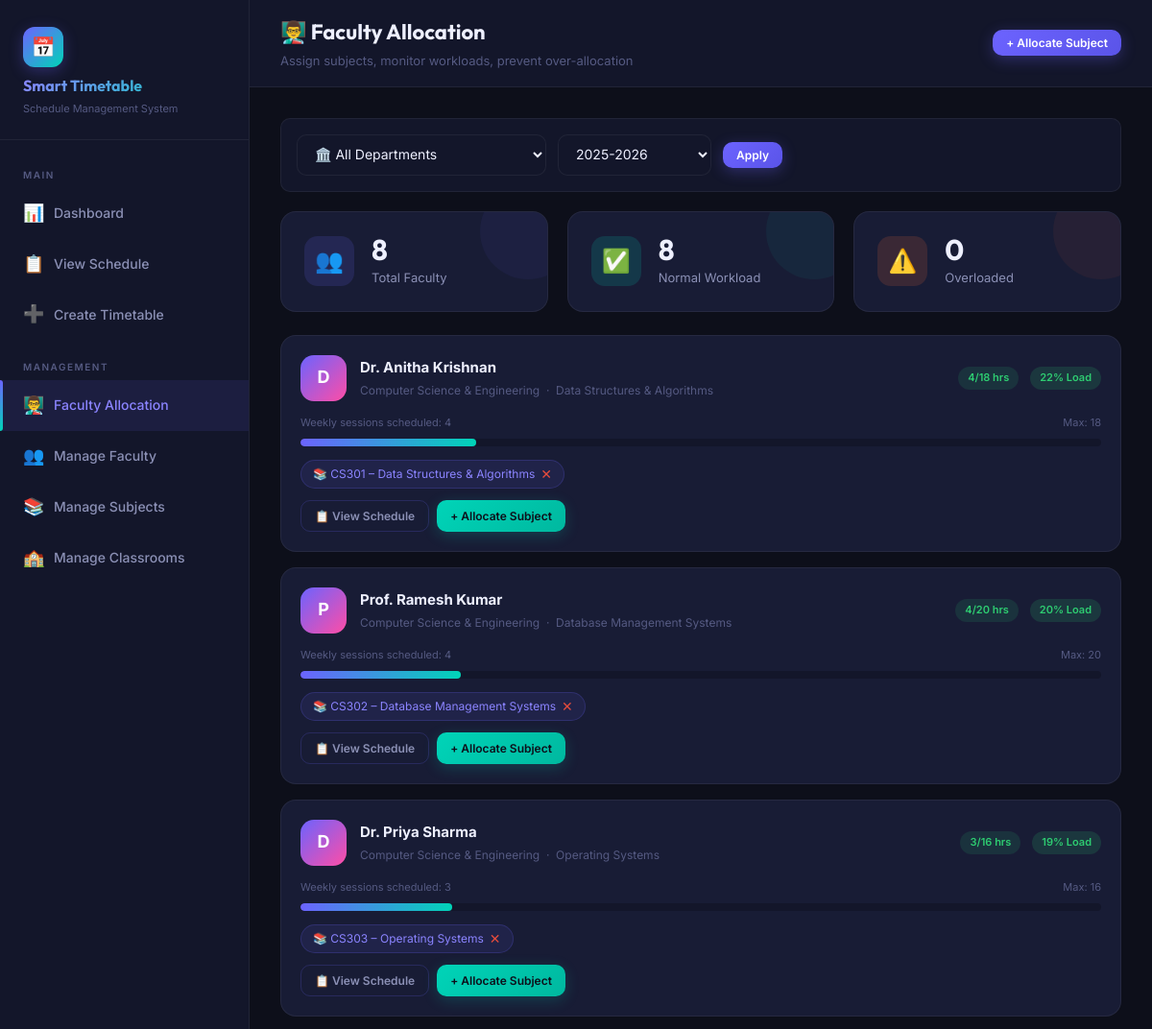
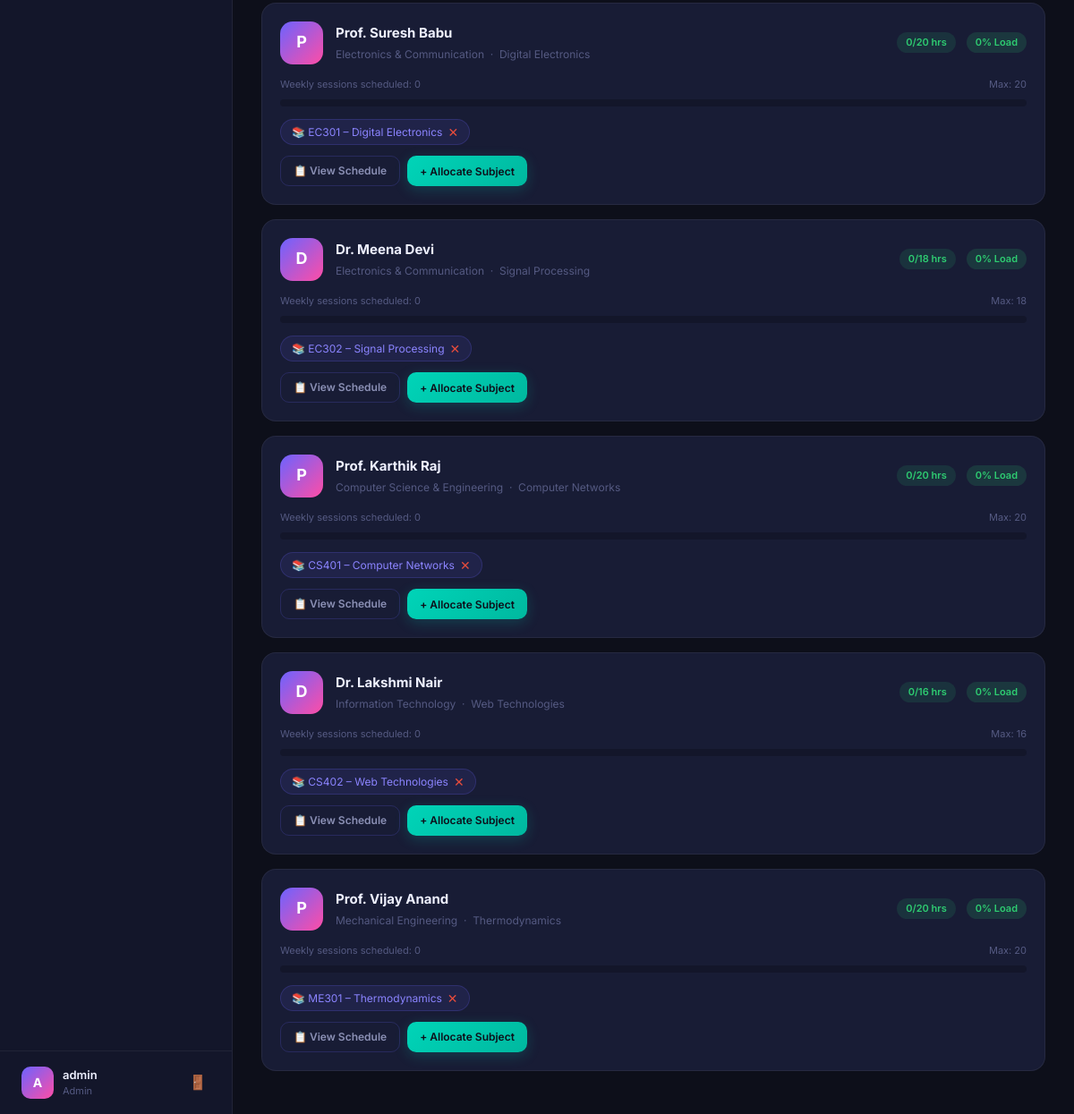
The app's page /faculty_allocation.php (signed in) with its own data (2 pictures, top to bottom).
### tables this page shows
CREATE TABLE IF NOT EXISTS faculty (
    id INT AUTO_INCREMENT PRIMARY KEY,
    name VARCHAR(100) NOT NULL,
    email VARCHAR(100) UNIQUE NOT NULL,
    phone VARCHAR(20),
    department_id INT,
    specialization VARCHAR(150),
    max_hours_per_week INT DEFAULT 20,
    created_at TIMESTAMP DEFAULT CURRENT_TIMESTAMP,
    FOREIGN KEY (department_id) REFERENCES departments(id) ON DELETE SET NULL
);

CREATE TABLE IF NOT EXISTS departments (
    id INT AUTO_INCREMENT PRIMARY KEY,
    name VARCHAR(100) NOT NULL,
    code VARCHAR(20) NOT NULL UNIQUE,
    created_at TIMESTAMP DEFAULT CURRENT_TIMESTAMP
);

CREATE TABLE IF NOT EXISTS allocations (
    id INT AUTO_INCREMENT PRIMARY KEY,
    faculty_id INT NOT NULL,
    subject_id INT NOT NULL,
    semester INT,
    academic_year VARCHAR(20),
    created_at TIMESTAMP DEFAULT CURRENT_TIMESTAMP,
    UNIQUE KEY unique_alloc (faculty_id, subject_id, academic_year),
    FOREIGN KEY (faculty_id) REFERENCES faculty(id) ON DELETE CASCADE,
    FOREIGN KEY (subject_id) REFERENCES subjects(id) ON DELETE CASCADE
);

CREATE TABLE IF NOT EXISTS subjects (
    id INT AUTO_INCREMENT PRIMARY KEY,
    name VARCHAR(150) NOT NULL,
    code VARCHAR(30) NOT NULL UNIQUE,
    department_id INT,
    semester INT,
    credits INT DEFAULT 3,
    hours_per_week INT DEFAULT 3,
    created_at TIMESTAMP DEFAULT CURRENT_TIMESTAMP,
    FOREIGN KEY (department_id) REFERENCES departments(id) ON DELETE SET NULL
);

### db.php (called while the page is built, shortened)
<?php
function sanitize($conn, $val) {
    return $conn->real_escape_string(htmlspecialchars(strip_tags(trim($val))));
}
?>

### faculty_allocation.php (the view, shortened to what this page needs)
<?php
require_once 'db.php';
$filter_dept = isset($_GET['dept']) ? (int)$_GET['dept'] : 0;
$filter_year = sanitize($conn, $_GET['year'] ?? '2025-2026');
$where = $filter_dept ? "WHERE f.department_id = $filter_dept" : "";
$faculty_list = $conn->query("
    SELECT f.*, d.name as dept_name, d.code as dept_code,
           COUNT(t.id) as sessions_scheduled,
           f.max_hours_per_week,
           GROUP_CONCAT(DISTINCT s.name ORDER BY s.name SEPARATOR ', ') as subjects_assigned
    FROM faculty f
    LEFT JOIN departments d ON d.id = f.department_id
    LEFT JOIN timetables t ON t.faculty_id = f.id AND t.academic_year = '$filter_year'
    LEFT JOIN allocations a ON a.faculty_id = f.id AND a.academic_year = '$filter_year'
    LEFT JOIN subjects s ON s.id = a.subject_id
    $where
    GROUP BY f.id
    ORDER BY sessions_scheduled DESC
")->fetch_all(MYSQLI_ASSOC);
?>
<!DOCTYPE html>
<html lang="en">
<head>
  <link rel="stylesheet" href="css/style.css">
</head>
<body>
<div class="app-layout">
  <?php include 'includes/sidebar.php'; ?>
  <div class="main-content">
    <div class="topbar">
      <div>
        <div class="topbar-title">👨‍🏫 Faculty Allocation</div>
        <div class="topbar-subtitle">Assign subjects, monitor workloads, prevent over-allocation</div>
      </div>
      <div class="topbar-actions">
        <button onclick="openModal('allocModal')" class="btn btn-primary btn-sm">+ Allocate Subject</button>
      </div>
    </div>
    <div class="page-content">
      <div class="filter-bar">
        <select id="filter-faculty-dept" class="form-control" style="max-width:260px">
          <option value="">🏛️ All Departments</option>
        </select>
        <select id="filter-alloc-year" class="form-control" style="max-width:160px">
          <?php foreach(['2025-2026','2024-2025','2026-2027'] as $y): ?>
          <option value="<?=$y?>" <?= $filter_year===$y?'selected':'' ?>><?=$y?></option>
          <?php endforeach; ?>
        </select>
        <button onclick="applyFacultyFilter()" class="btn btn-primary btn-sm">Apply</button>
      </div>
      <div class="stats-grid" style="grid-template-columns:repeat(auto-fit,minmax(180px,1fr));margin-bottom:24px">
        <?php
          $total_f = count($faculty_list);
          $overloaded = 0; $normal = 0;
          foreach ($faculty_list as $f) {
            $pct = ($f['max_hours_per_week'] > 0) ? ($f['sessions_scheduled'] / $f['max_hours_per_week']) * 100 : 0;
            if ($pct > 85) $overloaded++;
            else $normal++;
          }
        ?>
        <div class="stat-card purple fade-in">
          <div class="stat-icon purple">👥</div>
          <div class="stat-info">
            <div class="stat-value"><?= $total_f ?></div>
            <div class="stat-label">Total Faculty</div>
          </div>
        </div>
        <div class="stat-card teal fade-in fade-in-2">
          <div class="stat-icon teal">✅</div>
          <div class="stat-info">
            <div class="stat-value"><?= $normal ?></div>
            <div class="stat-label">Normal Workload</div>
          </div>
        </div>
        <div class="stat-card orange fade-in fade-in-3">
          <div class="stat-icon orange">⚠️</div>
          <div class="stat-info">
            <div class="stat-value"><?= $overloaded ?></div>
            <div class="stat-label">Overloaded</div>
          </div>
        </div>
      </div>
      <?php if (empty($faculty_list)): ?>
      <div class="card">
        <div class="empty-state">
          <div class="empty-icon">👥</div>
          <h3>No faculty found</h3>
          <p>Add faculty from <a href="manage_faculty.php" style="color:var(--accent)">Manage Faculty</a></p>
        </div>
      </div>
      <?php else: ?>
      <?php foreach ($faculty_list as $f):
        $sessions = (int)$f['sessions_scheduled'];
        $max = (int)$f['max_hours_per_week'];
        $pct = $max > 0 ? min(round(($sessions / $max) * 100), 100) : 0;
        $loadClass = $pct > 85 ? 'load-danger' : ($pct > 60 ? 'load-warn' : 'load-ok');
        $barClass  = $pct > 85 ? 'danger' : ($pct > 60 ? 'warning' : '');
        $initial   = strtoupper(substr($f['name'], 0, 1));
        $allocs = $conn->query("
          SELECT a.id, s.name as sub_name, s.code
          FROM allocations a JOIN subjects s ON s.id=a.subject_id
          WHERE a.faculty_id={$f['id']} AND a.academic_year='$filter_year'
        ")->fetch_all(MYSQLI_ASSOC);
      ?>
      <div class="faculty-card fade-in">
        <div class="faculty-header">
          <div class="faculty-avatar"><?= $initial ?></div>
          <div class="faculty-meta">
            <div class="faculty-name"><?= htmlspecialchars($f['name']) ?></div>
            <div class="faculty-dept">
              <?= htmlspecialchars($f['dept_name'] ?? 'N/A') ?>
              <?php if ($f['specialization']): ?>
                &nbsp;·&nbsp; <?= htmlspecialchars($f['specialization']) ?>
              <?php endif; ?>
            </div>
          </div>
          <div class="faculty-stats">
            <span class="load-chip <?= $loadClass ?>"><?= $sessions ?>/<?= $max ?> hrs</span>
            <span class="badge <?= $pct > 85 ? 'badge-red' : ($pct > 60 ? 'badge-yellow' : 'badge-green') ?>">
              <?= $pct ?>% Load
            </span>
          </div>
        </div>
        <div class="workload-bar-wrap">
          <div class="workload-label">
            <span>Weekly sessions scheduled: <?= $sessions ?></span>
            <span>Max: <?= $max ?></span>
          </div>
          <div class="progress-bar">
            <div class="progress-fill <?= $barClass ?>" data-width="<?= $pct ?>" style="width:0"></div>
          </div>
        </div>
        <div class="subjects-list" style="margin-top:14px">
          <?php if (empty($allocs)): ?>
          <span style="font-size:12px;color:var(--text-muted)">No subjects allocated yet.</span>
          <?php else: ?>
          <?php foreach ($allocs as $a): ?>
          <span class="subject-chip">
            📚 <?= htmlspecialchars($a['code']) ?> – <?= htmlspecialchars($a['sub_name']) ?>
            <a href="faculty_allocation.php?deallocate=<?=$a['id']?>&dept=<?=$filter_dept?>&year=<?=urlencode($filter_year)?>"
               onclick="return confirm('Remove this allocation?')" title="Remove">✕</a>
          </span>
          <?php endforeach; ?>
          <?php endif; ?>
        </div>
        <div style="margin-top:12px;display:flex;gap:8px">
          <a href="view_schedule.php?faculty=<?=$f['id']?>&year=<?=urlencode($filter_year)?>"
             class="btn btn-outline btn-sm">📋 View Schedule</a>
          <button onclick="prefillAlloc(<?=$f['id']?>, '<?= htmlspecialchars($f['name']) ?>')"
                  class="btn btn-teal btn-sm">+ Allocate Subject</button>
        </div>
      </div>
      <?php endforeach; ?>
      <?php endif; ?>
    </div>
  </div>
</div>
</body>
</html>

### faculty_allocation.php (style rules this page uses)
.faculty-card { background:var(--bg-card);border:1px solid var(--border-light); border-radius:var(--radius);padding:20px;margin-bottom:16px; transition:var(--transition); }
.faculty-header { display:flex;align-items:center;gap:14px;margin-bottom:14px; }
.faculty-avatar { width:48px;height:48px;border-radius:14px; background:linear-gradient(135deg,var(--accent),var(--pink)); display:flex;align-items:center;justify-content:center; font-weight:700;font-size:18px;color:white;flex-shrink:0; }
.faculty-meta { flex:1; }
.faculty-name { font-size:15px;font-weight:700;color:var(--text-primary); }
.faculty-dept { font-size:12px;color:var(--text-muted);margin-top:2px; }
.faculty-stats { display:flex;gap:12px;flex-wrap:wrap; }
.load-chip { font-size:11px;font-weight:600;padding:3px 10px;border-radius:20px; }
.load-ok { background:rgba(46,204,113,0.12);color:var(--green); }
.subjects-list { display:flex;gap:8px;flex-wrap:wrap;margin-top:10px; }
.subject-chip { display:inline-flex;align-items:center;gap:6px; padding:4px 12px;border-radius:20px;font-size:12px; background:rgba(108,99,255,0.1);border:1px solid rgba(108,99,255,0.2);color:var(--accent-light); }
.subject-chip a { color:var(--red);font-size:14px;line-height:1;text-decoration:none; }

### records on screen
faculty: name "D", name "Dr. Anitha Krishnan", department.name "Computer Science & Engineering", specialization "Data Structures & Algorithms", sessions "4", max_hours_per_week "18", pct "22"
allocations: subject.code "CS301", subject.name "Data Structures & Algorithms"
faculty: name "P", name "Prof. Ramesh Kumar", department.name "Computer Science & Engineering", specialization "Database Management Systems", sessions "4", max_hours_per_week "20"
allocations: subject.code "CS302", subject.name "Database Management Systems"
faculty: name "D", name "Dr. Priya Sharma", department.name "Computer Science & Engineering", specialization "Operating Systems", sessions "3", max_hours_per_week "16", pct "19"
allocations: subject.code "CS303", subject.name "Operating Systems"
faculty: name "P", name "Prof. Suresh Babu", department.name "Electronics & Communication", specialization "Digital Electronics", sessions "0", max_hours_per_week "20", pct "0"
allocations: subject.code "EC301", subject.name "Digital Electronics"
faculty: name "D", name "Dr. Meena Devi", department.name "Electronics & Communication", specialization "Signal Processing", sessions "0", max_hours_per_week "18", pct "0"
allocations: subject.code "EC302", subject.name "Signal Processing"
faculty: name "P", name "Prof. Karthik Raj", department.name "Computer Science & Engineering", specialization "Computer Networks", sessions "0", max_hours_per_week "20", pct "0"
allocations: subject.code "CS401", subject.name "Computer Networks"
faculty: name "D", name "Dr. Lakshmi Nair", department.name "Information Technology", specialization "Web Technologies", sessions "0", max_hours_per_week "16", pct "0"
allocations: subject.code "CS402", subject.name "Web Technologies"
faculty: name "P", name "Prof. Vijay Anand", department.name "Mechanical Engineering", specialization "Thermodynamics", sessions "0", max_hours_per_week "20", pct "0"
allocations: subject.code "ME301", subject.name "Thermodynamics"

### other values on screen
substr($_SESSION['username'] ?? 'A', 0, 1) "A"
$_SESSION['username'] "admin"
$_SESSION['role'] "Admin"
$total_f "8"
$normal "8"
$overloaded "0"
form field value "2025-2026"
